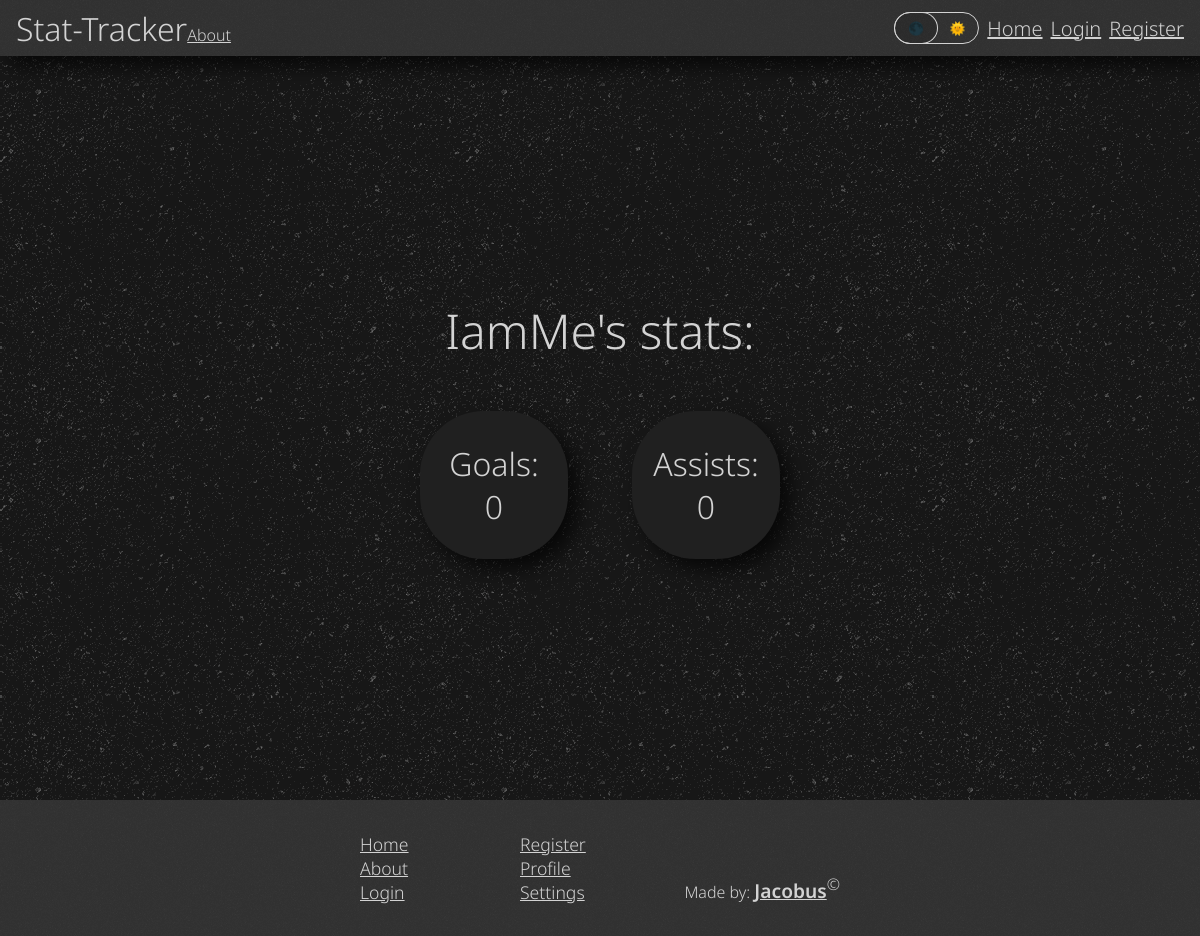
The page /pages/profile.php?user=168 on the database its author committed.
### tables this page shows
CREATE TABLE `users` (
  `id` int(11) NOT NULL,
  `name` varchar(40) NOT NULL,
  `email` varchar(255) NOT NULL,
  `password` varchar(255) NOT NULL,
  `goals` int(32) NOT NULL DEFAULT 0,
  `assists` int(32) NOT NULL DEFAULT 0,
  `login_token` varchar(255) DEFAULT NULL,
  `admin` int(11) NOT NULL DEFAULT 0
);

### php/user_profile.php (called while the page is built, shortened)
<?php
class Profile {
    private $conn;
    public function __construct($id) {
        $this->conn = $conn;
        try{
            $this->setUserData($id);
        }catch(Exception $e){
            return $e->getMessage();
        }
    }
    private function setUserData($id) {
        $stmt = $this->conn->prepare("SELECT * FROM users WHERE id=?");
        $result = $stmt->execute([$id]);
        $stmt->execute([$id]);
        $data = $stmt->fetchAll(PDO::FETCH_ASSOC);
        $this->name = $data[0]["name"];
        $this->goals = $data[0]["goals"];
        $this->assists = $data[0]["assists"];
    }
}
?>

### pages/profile.php (the view, shortened to what this page needs)
<?php
    require_once "../php/user_profile.php";
    $user = new User();
    if(isset($_GET["user"])){
        $profile = new Profile($_GET["user"]);
    }
?>
<!DOCTYPE html>
<html lang="en">
<head>
    <link rel="stylesheet" href="../styles/main.css">
    <link rel="stylesheet" href="../styles/stats.css">
    <link rel="stylesheet" href="../styles/profile.css">
</head>
<body>
    <?php require_once("header.php"); ?>
    <?php if(isset($profile) && !$profile){?>
        <div class="center">
            <p>User Profile Not Found</p>
            <a href="profile.php?user=<?php echo $user->id ?>" class="button">Click here to get back to your profile</a>
        </div>
    <?php }else{ ?>
        <div class="center">
            <p><?php
                if(isset($profile)){
                    print($profile->name);
                }else{
                    print($user->name);
                }
            ?>'s stats:</p>
            <div class="stat-wrapper">
                <div class="stat-card shadow" data-tilt data-tilt-glare data-tilt-max-glare="0.1">
                    <p class="stat-card-counter-text">Goals:</p>
                    <p class="stat-card-counter-number"><?php
                        if(isset($profile)){
                            print($profile->goals);
                        }else{
                            print($user->goals);
                        }
                    ?></p>
                </div>
                <div class="stat-card shadow" data-tilt data-tilt-glare data-tilt-max-glare="0.1">
                    <p class="stat-card-counter-text">Assists:</p>
                    <p class="stat-card-counter-number"><?php
                        if(isset($profile)){
                            print($profile->assists);
                        }else{
                            print($user->assists);
                        }
                    ?></p>
                </div>
            </div>
        </div>
    <?php } ?>
    <?php require_once("footer.php"); ?>
</body>
</html>

### styles/main.css (style rules this page uses)
:root { --header-color: hsl(0, 0%, 20%); --text-color: hsl(0, 0%, 83%); --background-color: hsl(0, 0%, 9%); --accent-color-1: hsl(0, 0%, 13%); --accent-color-2: hsl(0, 0%, 19%); --font: 'Noto Sans', sans-serif; --background-ashpalt-texture: url("../images/asfalt-dark.png"); }
body, html { min-height: 100vh; padding: 0; margin: 0; color: var(--text-color); background-color: var(--background-color); font-family: var(--font); font-weight: 300; display: flex; flex-direction: column; background-image: var(--background-ashpalt-texture); }
body { padding-top: 3.5rem; }
p, a, h1, h2, h3, h4, h5, h6, ul { padding: 0; margin: 0; text-decoration: none; color: inherit; }
* { box-sizing: border-box; }
.center { display: flex; flex-direction: column; align-items: center; justify-content: center; margin-bottom: 5rem; }
.shadow { box-shadow: 10px 10px 20px 0px rgba(0, 0, 0, 0.7); }

### styles/stats.css (style rules this page uses)
.stat-wrapper { width: 40%; height: fit-content; display: grid; grid-template-columns: repeat(2, 1fr); grid-template-rows: repeat(2, fit-content()); column-gap: 4rem; }
.stat-card { width: 100%; aspect-ratio: 1/1; background-color: var(--accent-color-1); border-radius: 4em; font-size: 1rem; display: grid; grid-template-rows: 1fr 1fr; }
.stat-card-counter-text, .stat-card-counter-number { justify-self: center; font-size: 3em; }
.stat-card-counter-text { align-self: flex-end; }
.stat-card-counter-number { align-self: flex-start; }

### styles/profile.css (style rules this page uses)
.center { min-height: calc(100vh - 3.5rem); padding: 0; margin: 0; }
.center > p { font-size: 3rem; margin-bottom: 3rem; }
.center > .stat-wrapper { width: 30%; }
.center > .stat-wrapper > .stat-card > p { font-size: 2rem; }

### rows shown on the page
users: name "IamMe", goals "0", assists "0"
